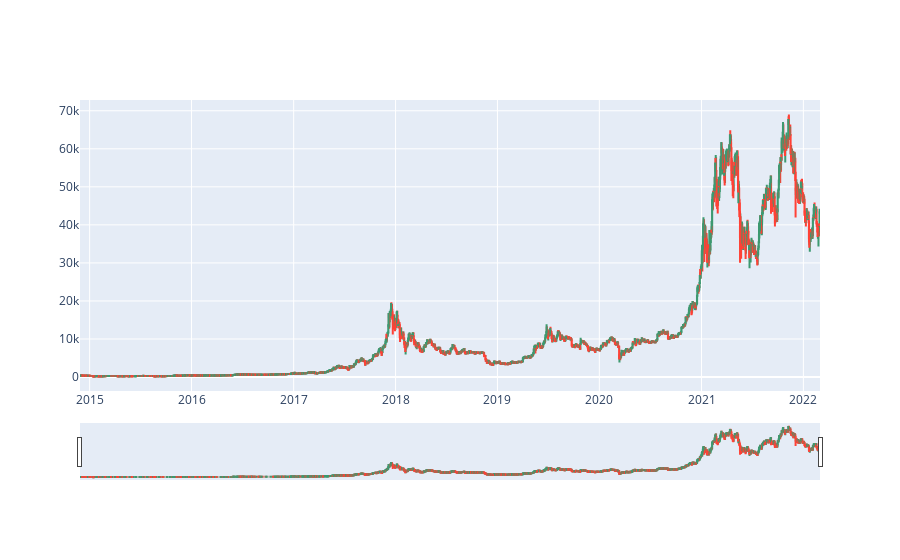

Write notebook code for a chart like this one.
### Code cell
# make a candlestick plot of the dataset
import plotly.graph_objects as go

fig = go.Figure(data=[go.Candlestick(x=dataset['date'],
                open=dataset['open'],
                high=dataset['high'],
                low=dataset['low'],
                close=dataset['close'])])

fig.show()

### Figure 1 — Plotly figure (JSON) as saved in the notebook; plotly's stock layout.template omitted (floating-point values rounded to 4 significant figures; data arrays with more than 128 entries replaced by an {"elided": "..."} marker saying what was removed)
{"data": [{"close": {"elided": "2651 float values"}, "high": {"elided": "2651 float values"}, "low": {"elided": "2651 float values"}, "open": {"elided": "2651 float values"}, "type": "candlestick", "x": {"elided": "2651 str values"}}], "layout": {}}
